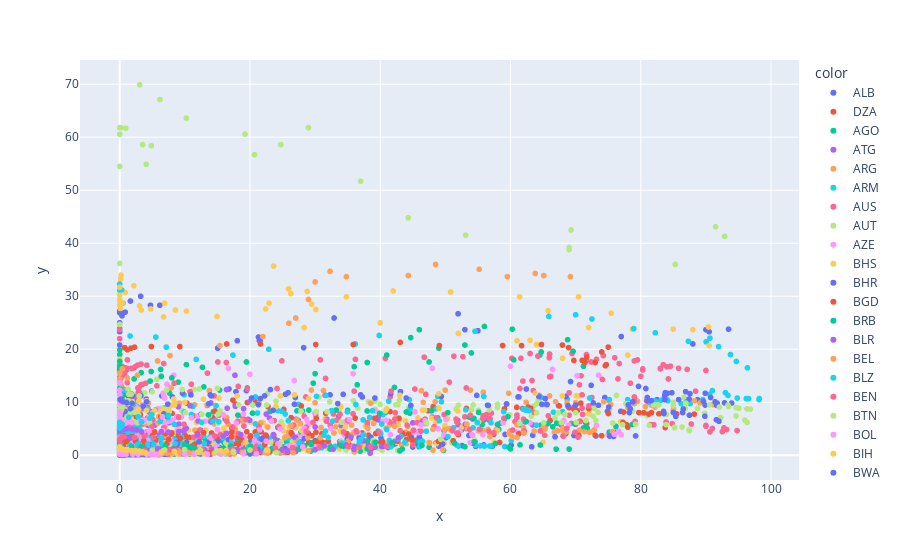

Notebook cell for this chart:
### Markdown cell above
### Experimenting with graphs

### Code cell
fig = px.scatter(x=df_full['internet_usage'], 
                 y=df_full['co2_tonnes_per_person'],
                color = df_full['Code'],
                )
fig.show()
